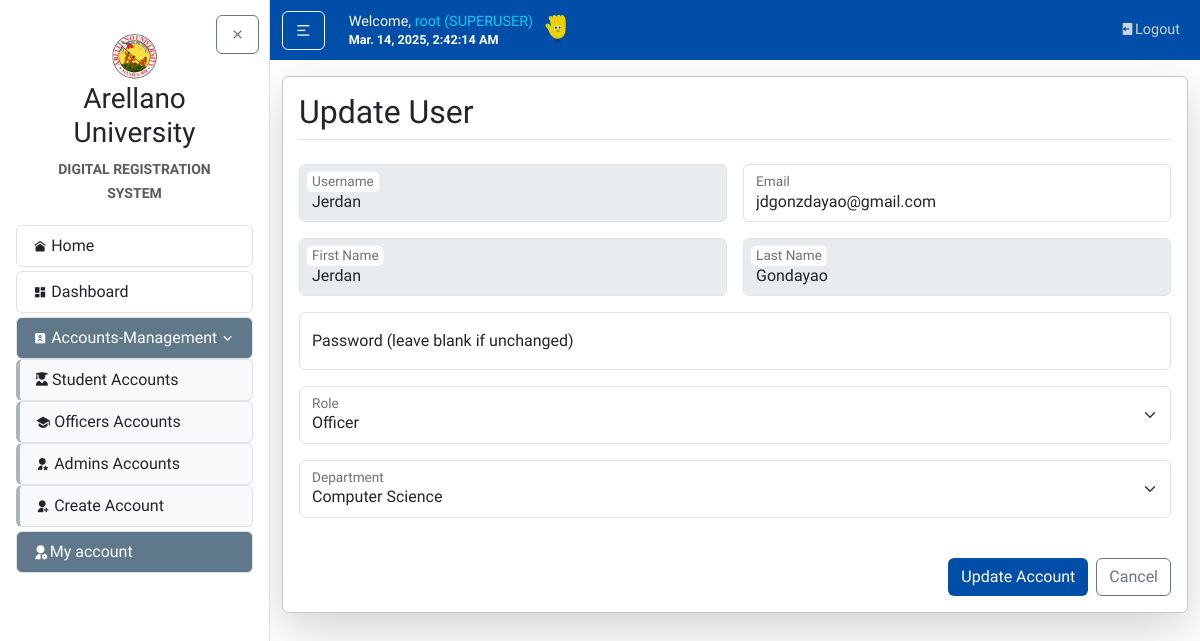
The app's page /accounts/update/9/ (signed in) with its own data.
### accounts/models.py (models this page shows, shortened)
class CustomUser(AbstractUser):
    ROLES = (
        ('SUPERUSER', 'Superuser'),
        ('ADMIN', 'Admin'),
        ('OFFICER', 'Enrollment Officer'),
        ('STUDENT', 'Student'),
    )
    role = models.CharField(max_length=20, choices=ROLES, default='STUDENT')
    email = models.EmailField()
    created_by = models.ForeignKey(
        settings.AUTH_USER_MODEL,
        on_delete=models.SET_NULL,
        null=True,
        blank=True,
        related_name="created_users"
    )
    def __str__(self):
        return f"{self.username} ({self.role})"

class EnrollmentOfficerProfile(models.Model):
    user = models.OneToOneField(CustomUser, on_delete=models.CASCADE)
    department = models.ForeignKey(Department, on_delete=models.CASCADE)
    office_number = models.CharField(max_length=20)

class Department(models.Model):
    name = models.CharField(max_length=100, unique=True)
    description = models.TextField(blank=True, null=True)

### accounts/views.py (the view, shortened to what this page needs)
# urls.py: path('update/<int:user_id>/', views.update_user, name='account-update'),
@login_required
def update_user(request, user_id):
    try:
        user_obj = CustomUser.objects.get(id=user_id)
    except CustomUser.DoesNotExist:
        messages.warning(request, "User not found")
        return redirect('student-list')
    if request.user.id != user_obj.id:
        if request.user.is_superuser:
            pass
        elif request.user.role == 'ADMIN':
            if user_obj.role == 'ADMIN':
                messages.warning(request, "Admins cannot update other admin accounts")
                return redirect('home')
        else:
            messages.warning(request, "Unauthorized access")
            return redirect('home')
    context = {'user_obj': user_obj}
    if user_obj.role == 'STUDENT':
        try:
            profile = StudentProfile.objects.get(user=user_obj)
            context['profile'] = profile
            context['programs'] = Program.objects.filter(department=profile.department)
        except StudentProfile.DoesNotExist:
            context['profile'] = None
            messages.warning(request, "Student profile not found")
    elif user_obj.role == 'OFFICER':
        try:
            context['profile'] = EnrollmentOfficerProfile.objects.get(user=user_obj)
        except EnrollmentOfficerProfile.DoesNotExist:
            context['profile'] = None
            messages.warning(request, "Enrollment Officer profile not found")
    context['departments'] = Department.objects.all()
    context['roles'] = ['ADMIN', 'OFFICER', 'STUDENT']
    return render(request, 'accounts/update_user.html', context)

### accounts/templates/accounts/update_user.html (shortened to what this page needs)
{% extends "home/layout.html" %}
{% block body %}
<article class="content-section border-secondary-subtle rounded p-3 shadow-lg">
    <h2 class="mb-4 border-bottom pb-2">Update User</h2>
    <form method="post" class="needs-validation" novalidate>
        <div class="row g-3">
            <div class="col-md-6">
                <div class="form-floating mb-3">
                    <input type="text" class="form-control readonly-field" id="username" name="username" value="{{ user_obj.username }}" readonly placeholder="Username">
                    <label for="username">Username</label>
                </div>
            </div>
            <div class="col-md-6">
                <div class="form-floating mb-3">
                    <input type="email" class="form-control" id="email" name="email" value="{{ user_obj.email }}" required placeholder="Email">
                    <label for="email">Email</label>
                </div>
            </div>
        </div>
        <div class="row g-3">
            <div class="col-md-6">
                <div class="form-floating mb-3">
                    <input type="text" class="form-control readonly-field" id="first_name" name="first_name" value="{{ user_obj.first_name }}" readonly placeholder="First Name">
                    <label for="first_name">First Name</label>
                </div>
            </div>
            <div class="col-md-6">
                <div class="form-floating mb-3">
                    <input type="text" class="form-control readonly-field" id="last_name" name="last_name" value="{{ user_obj.last_name }}" readonly placeholder="Last Name">
                    <label for="last_name">Last Name</label>
                </div>
            </div>
        </div>
        <div class="row g-3">
            <div class="col-12">
                <div class="form-floating mb-3">
                    <input type="password" class="form-control" id="password" name="password" placeholder="Password" autocomplete="off">
                    <label for="password">Password (leave blank if unchanged)</label>
                </div>
            </div>
        </div>
        {% if user_obj.role != "STUDENT" %}
            {% if request.user.role|lower == "officer" %}
                <input type="hidden" name="role" value="{{ user_obj.role }}">
            {% elif request.user.is_superuser %}
                <div class="row g-3">
                    <div class="col-12">
                        <div class="form-floating mb-3">
                            <select class="form-select" id="role" name="role" aria-label="Select role">
                                {% for role in roles %}
                                    <option value="{{ role }}" {% if user_obj.role == role %}selected{% endif %}>{{ role|title }}</option>
                                {% endfor %}
                            </select>
                            <label for="role">Role</label>
                        </div>
                    </div>
                </div>
            {% endif %}
        {% endif %}
        {% if user_obj.role not in "[STUDENT,ADMIN]" %}
            <div id="departmentRow" class="row g-3">
                <div class="col-12">
                    <div class="form-floating mb-3">
                        {% if request.user.role|lower == "officer" %}
                            <input type="text" class="form-control readonly-field" value="{{ profile.department.name }}" readonly>
                            <input type="hidden" name="department" value="{{ profile.department.id }}">
                        {% else %}
                            <select class="form-select" id="department" name="department" required>
                                {% for dept in departments %}
                                    <option value="{{ dept.id }}" {% if profile and dept.id == profile.department.id %}selected{% endif %}>{{ dept.name }}</option>
                                {% endfor %}
                            </select>
                        {% endif %}
                        <label for="department">Department</label>
                    </div>
                </div>
            </div>
        {% endif %}
        <div class="mt-4 d-flex justify-content-end gap-2">
            <button type="submit" class="btn myPrimary text-white">
                Update Account
            </button>
            <a href="{% url 'student-list' %}" class="btn btn-outline-secondary">
                Cancel
            </a>
        </div>
    </form>
</article>
{% endblock body %}

### home/templates/home/layout.html (shortened to what this page needs)
{% load static %}
<!DOCTYPE html>
<html lang="en">
<head>
  <link rel="stylesheet" type="text/css" href="{% static 'home/main.css' %}">
  <link href="https://cdn.jsdelivr.net/npm/bootstrap@5.3.3/dist/css/bootstrap.min.css" rel="stylesheet">
  <link rel="stylesheet" href="https://cdnjs.cloudflare.com/ajax/libs/remixicon/4.6.0/remixicon.css">
  <link rel="stylesheet" href="//cdn.datatables.net/2.2.2/css/dataTables.dataTables.min.css">
  <link rel="stylesheet" href="https://cdn.jsdelivr.net/npm/flatpickr/dist/flatpickr.min.css">
</head>
<body>
    <div class="full-nav-bg"></div>
    <div id="page-wrapper" class="d-flex" style="min-height: 100vh;">
        {% include "home/sidebar.html" %}
        <div id="content-wrapper" class="flex-grow-1">
            <header class="site-header">
                <nav class="navbar navbar-expand-md ">
                    <div class="container">
                        <div class="navbar-nav align-items-xl-center">
                            <button id="sidebarToggle" class="btn btn-outline-light me-3 my-auto">
                                <i class="ri-menu-2-line"></i>
                            </button>
                        </div>
                        <div class="ms-2 me-auto my-auto">
                            <h5 class="d-flex align-items-end gap-1 mb-1">
                                <span class="text-light nav-font">
                                    {% if user.is_authenticated %}
                                        Welcome, <span class="text-info">{{ request.user }} {{ request.user.userprofile.userrole }}</span> <br>
                                    {% endif %}
                                    <small id="clock" class="my-auto text-white fw-bold"></small>
                                </span>
                                <span><img src="{% static "home/images/hand.gif" %}" alt="" style="height: 2em; width: auto; vertical-align: middle;"></span>
                            </h5>
                        </div>
                        <div class="navbar-nav ms-auto nav-font">
                            {% if user.is_authenticated %}
                                <a class="nav-item nav-link" href="{% url "logout" %}"><i class="ri-logout-box-fill "></i>Logout</a>
                            {% endif %}
                        </div>
                    </div>
                </nav>
            </header>
            <main id="main-content" role="main" class="container mt-3">
                <div class="row">
                    <div class="col">
                    {% block body %}{% endblock %}
                    </div>
                </div>
            </main>
        </div>
    </div>
</body>
</html>

### home/static/home/main.css (style rules this page uses)
body { background: #fafafa; color: #333333; font-family: 'Varela Round', sans-serif!important; }
h1, h2, h3, h4, h5, h6 { color: #444444; font-size: calc(1rem + 0.8vw); margin-bottom: 1rem; }
.myPrimary { background-color: #004EA8!important; }
.full-nav-bg { position: fixed; top: 0; left: 0; width: 100%; height: 60px; background-color: #004EA8; z-index: 1000; }
.site-header { position: sticky; top: 0; z-index: 1000; }
.navbar-nav { flex-wrap: wrap; gap: 0.5rem; }
.navbar-nav .nav-link { color: #cbd5db; transition: color 0.2s ease; }
.nav-font { font-size: clamp(0.7rem, 1.2vw, 1rem); }
.content-section { background: #ffffff; padding: 1.25rem; border: 1px solid #dddddd; border-radius: 0.5rem; margin-bottom: 1.5rem; }
#page-wrapper { min-height: 100vh; overflow: hidden; }
#content-wrapper { flex: 1; overflow-y: auto; height: 100vh; }
button, input[type="submit"] { margin-top: 10px; }
.container { max-width: 1490px!important; }
html { scroll-behavior: smooth; }

### accounts/templates/accounts/update_user.html (style rules this page uses)
.form-control, .form-select { width: 100% !important; }
.readonly-field { background-color: #e9ecef !important; }

### records on screen
CustomUser: user "root (SUPERUSER)"
CustomUser: username "Jerdan", email "jdgonzdayao@gmail.com", first_name "Jerdan", last_name "Gondayao", role "Officer"
EnrollmentOfficerProfile: department "Computer Science"
